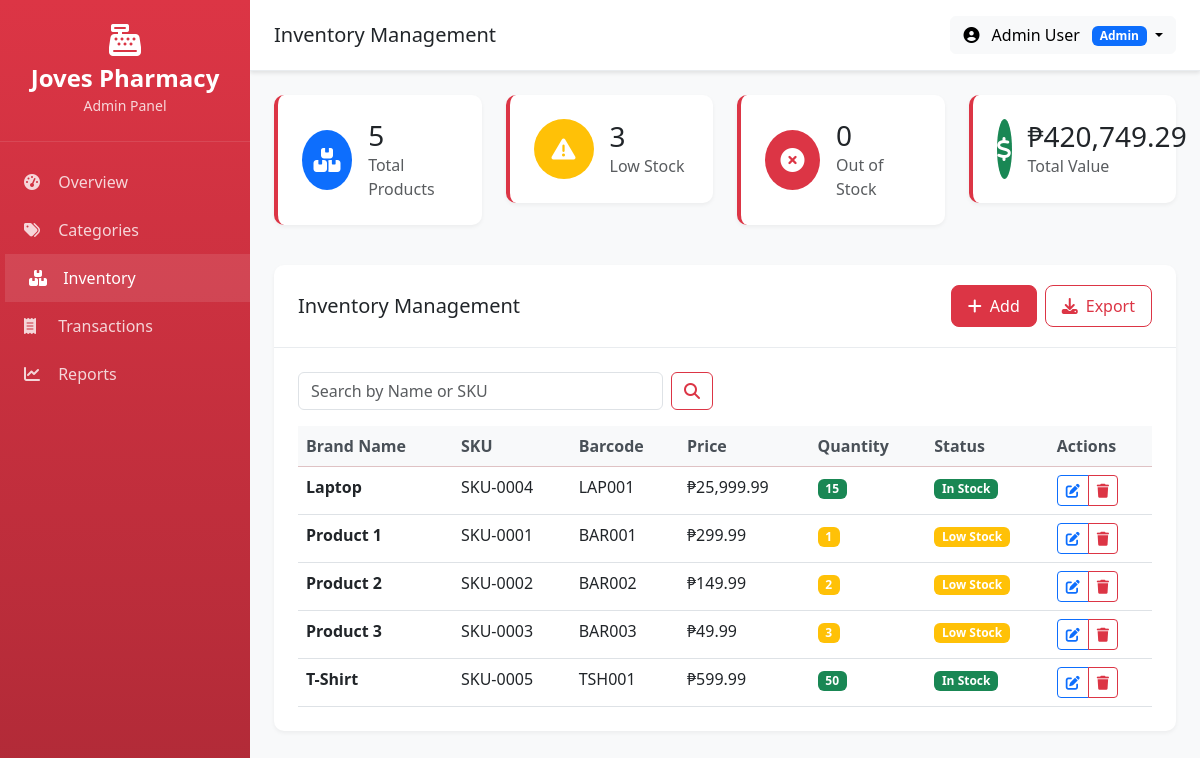
The app's page /inventory.php (signed in) with its own data.
### tables this page shows
CREATE TABLE products (
    id INT PRIMARY KEY AUTO_INCREMENT,
    name VARCHAR(100) NOT NULL,
    category_id INT,
    price DECIMAL(10,2) NOT NULL,
    stock_quantity INT DEFAULT 0,
    low_stock_threshold INT DEFAULT 10,
    barcode VARCHAR(100),
    description TEXT,
    status ENUM('active', 'inactive') DEFAULT 'active',
    created_at TIMESTAMP DEFAULT CURRENT_TIMESTAMP,
    updated_at TIMESTAMP DEFAULT CURRENT_TIMESTAMP ON UPDATE CURRENT_TIMESTAMP,
    FOREIGN KEY (category_id) REFERENCES categories(id)
);

### config.php (called while the page is built, shortened)
<?php
spl_autoload_register(function ($className) {
    $directories = [
        'classes/',
        'controllers/',
        'helpers/'
    ];
    foreach ($directories as $dir) {
        $file = __DIR__ . '/' . $dir . $className . '.php';
        if (file_exists($file)) {
            return;
        }
    }
});
function formatCurrency($amount) {
    return Layout::formatCurrency($amount);
}
?>

### classes/Database.php (called while the page is built)
<?php
class Database {
    private static $instance = null;
    private $connection;
    private function __construct() {
        try {
            $this->connection = new PDO(
                "mysql:host=" . DB_HOST . ";dbname=" . DB_NAME,
                DB_USER,
                DB_PASS
            );
            $this->connection->setAttribute(PDO::ATTR_ERRMODE, PDO::ERRMODE_EXCEPTION);
        } catch(PDOException $e) {
            die("Connection failed: " . $e->getMessage());
        }
    }
    public static function getInstance() {
        if (self::$instance === null) {
            self::$instance = new self();
        }
        return self::$instance;
    }
    public function getConnection() {
        return $this->connection;
    }
}
?>

### controllers/InventoryController.php (called while the page is built, shortened)
<?php
class InventoryController {
    private $db;
    public function __construct() {
        $this->db = Database::getInstance()->getConnection();
    }
    public function getStats() {
        try {
            $stats = [];
            $stmt = $this->db->query("SELECT COUNT(*) as total_products FROM products WHERE status = 'active'");
            $stats['total_products'] = $stmt->fetch(PDO::FETCH_ASSOC)['total_products'] ?? 0;
            $stmt = $this->db->query("SELECT COUNT(*) as low_stock FROM products WHERE stock_quantity <= 10 AND status = 'active'");
            $stats['low_stock'] = $stmt->fetch(PDO::FETCH_ASSOC)['low_stock'] ?? 0;
            $stmt = $this->db->query("SELECT COUNT(*) as out_of_stock FROM products WHERE stock_quantity = 0 AND status = 'active'");
            $stats['out_of_stock'] = $stmt->fetch(PDO::FETCH_ASSOC)['out_of_stock'] ?? 0;
            $stmt = $this->db->query("SELECT SUM(price * stock_quantity) as total_value FROM products WHERE status = 'active'");
            $stats['total_value'] = $stmt->fetch(PDO::FETCH_ASSOC)['total_value'] ?? 0;
            return $stats;
        } catch(PDOException $e) {
            return [];
        }
    }
    public function getAllProducts($search = '') {
        try {
            $sql = "SELECT * FROM products WHERE status = 'active'";
            $params = [];
            $sql .= " ORDER BY name ASC";
            $stmt = $this->db->prepare($sql);
            $stmt->execute($params);
            return $stmt->fetchAll(PDO::FETCH_ASSOC);
        } catch(PDOException $e) {
            return [];
        }
    }
}
?>

### helpers/Layout.php (called while the page is built, shortened)
<?php
class Layout {
    public static function formatCurrency($amount) {
        return '₱' . number_format($amount, 2);
    }
}
?>

### inventory.php (the view, shortened to what this page needs)
<?php
require_once 'config.php';
$inventoryController = new InventoryController();
$search = $_GET['search'] ?? '';
$stats = $inventoryController->getStats();
$products = $inventoryController->getAllProducts($search);
?>
<div class="row mb-4">
    <div class="col-xl-3 col-md-6 mb-3">
        <div class="stats-card">
            <div class="d-flex align-items-center">
                <div class="stats-icon bg-primary me-3" style="width: 60px; height: 60px; border-radius: 50%; display: flex; align-items: center; justify-content: center; font-size: 1.5rem; color: white;">
                    <i class="fas fa-boxes"></i>
                </div>
                <div>
                    <h3 class="mb-0"><?php echo $stats['total_products']; ?></h3>
                    <p class="text-muted mb-0">Total Products</p>
                </div>
            </div>
        </div>
    </div>
    <div class="col-xl-3 col-md-6 mb-3">
        <div class="stats-card">
            <div class="d-flex align-items-center">
                <div class="stats-icon bg-warning me-3" style="width: 60px; height: 60px; border-radius: 50%; display: flex; align-items: center; justify-content: center; font-size: 1.5rem; color: white;">
                    <i class="fas fa-exclamation-triangle"></i>
                </div>
                <div>
                    <h3 class="mb-0"><?php echo $stats['low_stock']; ?></h3>
                    <p class="text-muted mb-0">Low Stock</p>
                </div>
            </div>
        </div>
    </div>
    <div class="col-xl-3 col-md-6 mb-3">
        <div class="stats-card">
            <div class="d-flex align-items-center">
                <div class="stats-icon bg-danger me-3" style="width: 60px; height: 60px; border-radius: 50%; display: flex; align-items: center; justify-content: center; font-size: 1.5rem; color: white;">
                    <i class="fas fa-times-circle"></i>
                </div>
                <div>
                    <h3 class="mb-0"><?php echo $stats['out_of_stock']; ?></h3>
                    <p class="text-muted mb-0">Out of Stock</p>
                </div>
            </div>
        </div>
    </div>
    <div class="col-xl-3 col-md-6 mb-3">
        <div class="stats-card">
            <div class="d-flex align-items-center">
                <div class="stats-icon bg-success me-3" style="width: 60px; height: 60px; border-radius: 50%; display: flex; align-items: center; justify-content: center; font-size: 1.5rem; color: white;">
                    <i class="fas fa-dollar-sign"></i>
                </div>
                <div>
                    <h3 class="mb-0"><?php echo formatCurrency($stats['total_value']); ?></h3>
                    <p class="text-muted mb-0">Total Value</p>
                </div>
            </div>
        </div>
    </div>
</div>
<div class="row">
    <div class="col-12">
        <div class="content-card">
            <div class="card-header d-flex justify-content-between align-items-center">
                <h5 class="mb-0">Inventory Management</h5>
                <div class="d-flex gap-2">
                    <button class="btn btn-danger btn-custom" data-bs-toggle="modal" data-bs-target="#addProductModal">
                        <i class="fas fa-plus me-2"></i>Add
                    </button>
                    <button class="btn btn-outline-danger btn-custom">
                        <i class="fas fa-download me-2"></i>Export
                    </button>
                </div>
            </div>
            <div class="card-body">
                <div class="row mb-3">
                    <div class="col-md-6">
                        <form method="GET" class="d-flex">
                            <input type="text" name="search" class="form-control" placeholder="Search by Name or SKU" value="<?php echo htmlspecialchars($search); ?>">
                            <button type="submit" class="btn btn-outline-danger ms-2">
                                <i class="fas fa-search"></i>
                            </button>
                        </form>
                    </div>
                </div>
                <div class="table-responsive">
                    <table class="table table-hover">
                        <thead class="table-danger">
                            <tr>
                                <th>Brand Name</th>
                                <th>SKU</th>
                                <th>Barcode</th>
                                <th>Price</th>
                                <th>Quantity</th>
                                <th>Status</th>
                                <th>Actions</th>
                            </tr>
                        </thead>
                        <tbody>
                            <?php if (empty($products)): ?>
                            <tr>
                                <td colspan="7" class="text-center py-4">
                                    <i class="fas fa-inbox fa-3x text-muted mb-3"></i>
                                    <p class="text-muted">No products found</p>
                                </td>
                            </tr>
                            <?php else: ?>
                            <?php foreach ($products as $product): ?>
                            <tr>
                                <td>
                                    <strong><?php echo htmlspecialchars($product['name']); ?></strong>
                                </td>
                                <td>SKU-<?php echo str_pad($product['id'], 4, '0', STR_PAD_LEFT); ?></td>
                                <td><?php echo htmlspecialchars($product['barcode']); ?></td>
                                <td><?php echo formatCurrency($product['price']); ?></td>
                                <td>
                                    <span class="badge bg-<?php
                                        if ($product['stock_quantity'] == 0) echo 'danger';
                                        elseif ($product['stock_quantity'] <= 10) echo 'warning';
                                        else echo 'success';
                                    ?>">
                                        <?php echo $product['stock_quantity']; ?>
                                    </span>
                                </td>
                                <td>
                                    <?php if ($product['stock_quantity'] == 0): ?>
                                        <span class="badge bg-danger">Out of Stock</span>
                                    <?php elseif ($product['stock_quantity'] <= 10): ?>
                                        <span class="badge bg-warning">Low Stock</span>
                                    <?php else: ?>
                                        <span class="badge bg-success">In Stock</span>
                                    <?php endif; ?>
                                </td>
                                <td>
                                    <div class="btn-group">
                                        <button class="btn btn-sm btn-outline-primary" onclick="editProduct(<?php echo htmlspecialchars(json_encode($product)); ?>)">
                                            <i class="fas fa-edit"></i>
                                        </button>
                                        <button class="btn btn-sm btn-outline-danger" onclick="deleteProduct(<?php echo $product['id']; ?>)">
                                            <i class="fas fa-trash"></i>
                                        </button>
                                    </div>
                                </td>
                            </tr>
                            <?php endforeach; ?>
                            <?php endif; ?>
                        </tbody>
                    </table>
                </div>
            </div>
        </div>
    </div>
</div>
<?php
include 'layout.php';
?>

### records on screen
products: name "Laptop", id "0004", barcode "LAP001", price "₱25,999.99", stock_quantity "15", shows "In Stock"
products: name "Product 1", id "0001", barcode "BAR001", price "₱299.99", stock_quantity "1", shows "Low Stock"
products: name "Product 2", id "0002", barcode "BAR002", price "₱149.99", stock_quantity "2", shows "Low Stock"
products: name "Product 3", id "0003", barcode "BAR003", price "₱49.99", stock_quantity "3", shows "Low Stock"
products: name "T-Shirt", id "0005", barcode "TSH001", price "₱599.99", stock_quantity "50", shows "In Stock"

### other values on screen
$page_title "Inventory Management"
$_SESSION['first_name'] . ' ' . $_SESSION['last_name'] "Admin User"
$_SESSION['role'] "Admin"
$stats['total_products'] "5"
$stats['low_stock'] "3"
$stats['out_of_stock'] "0"
formatCurrency($stats['total_value']) "₱420,749.29"
